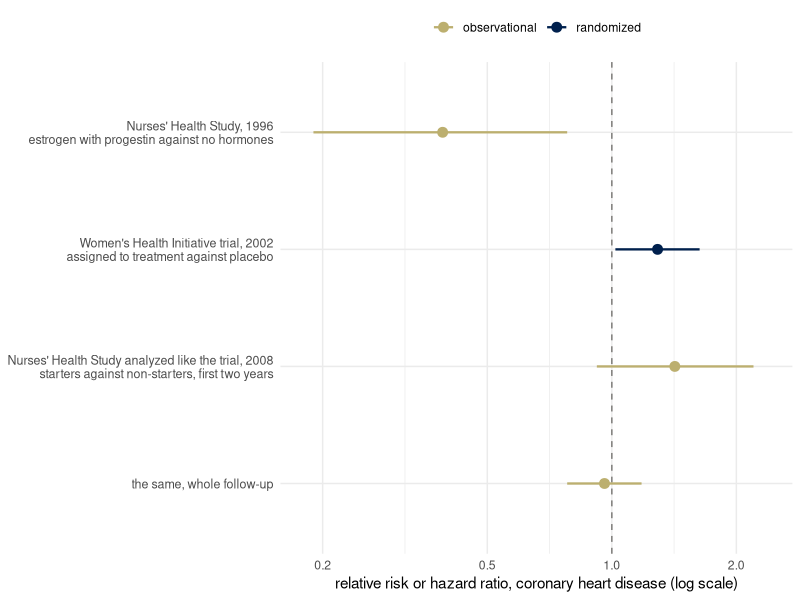
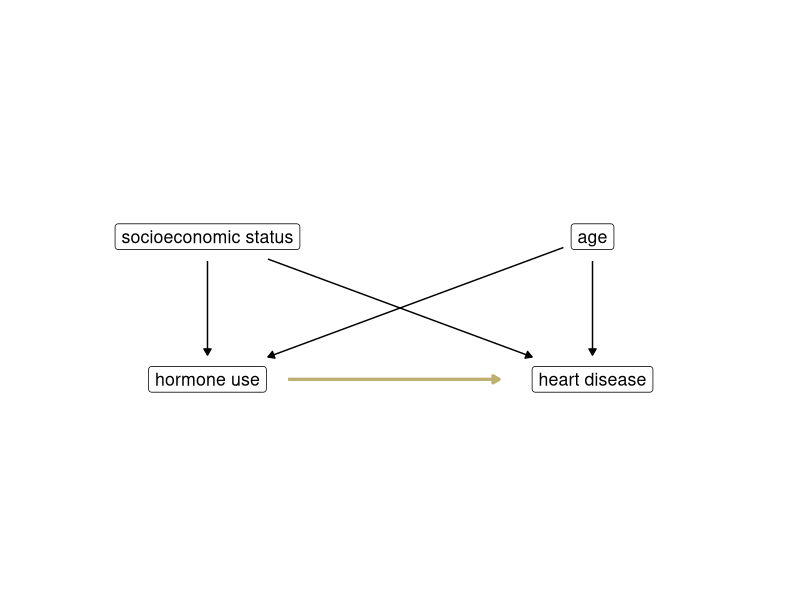
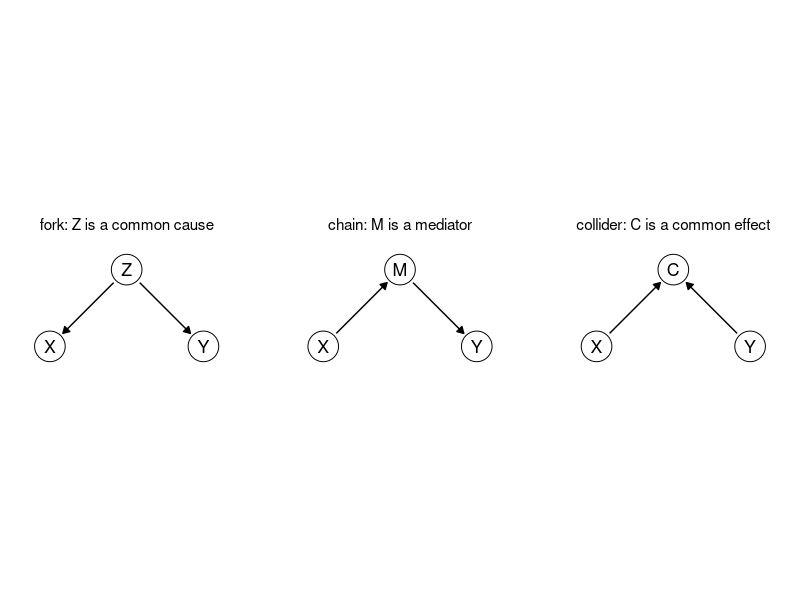
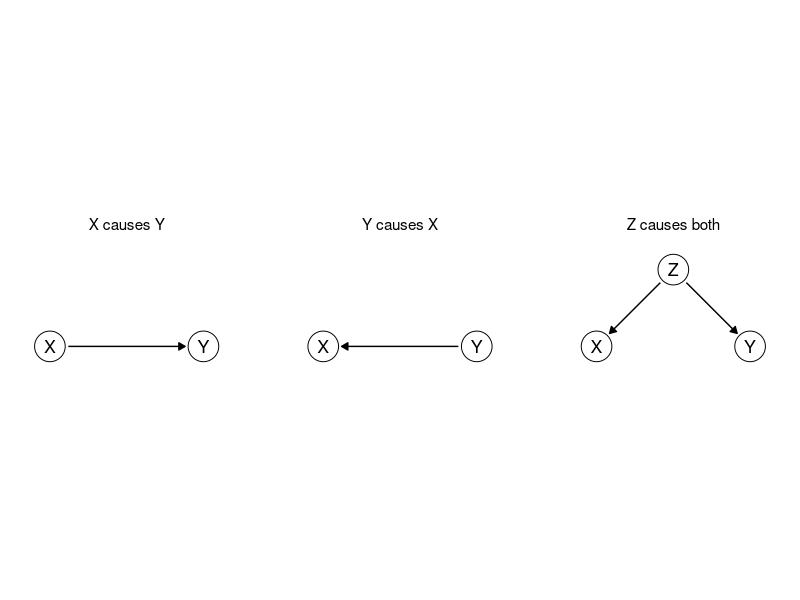
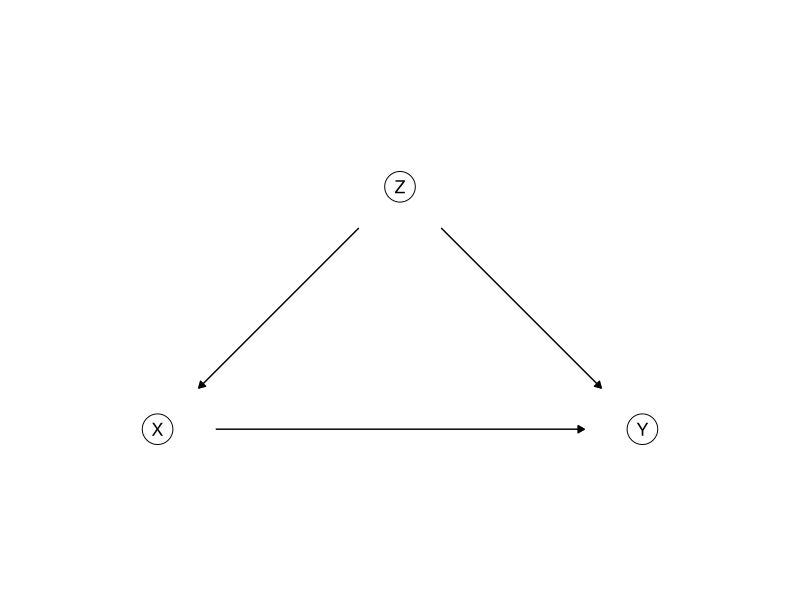
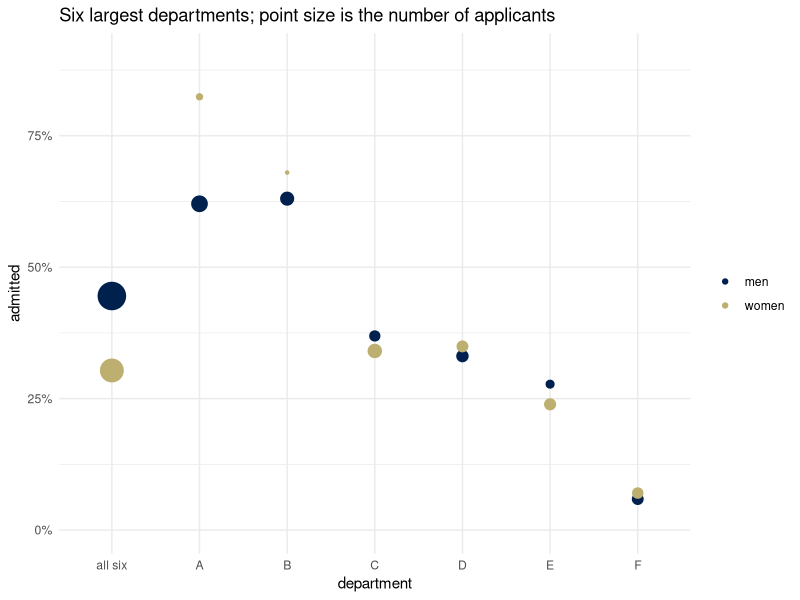
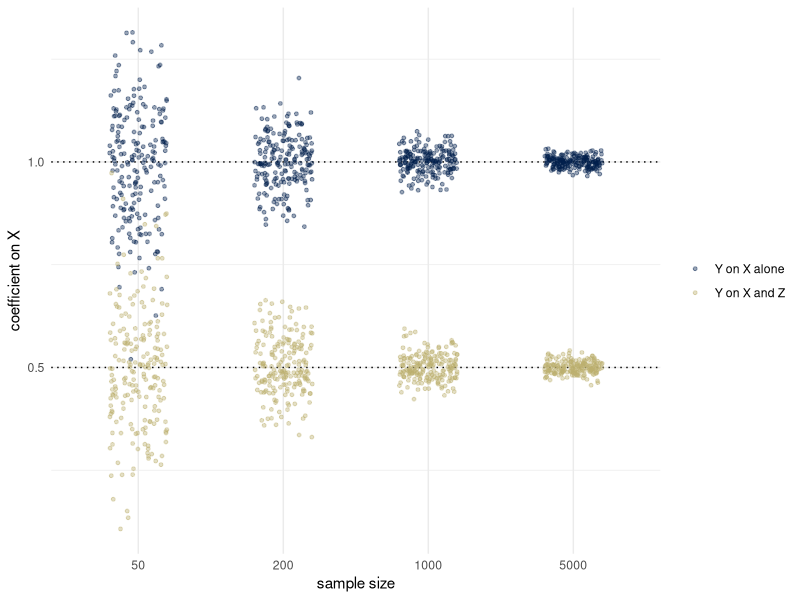
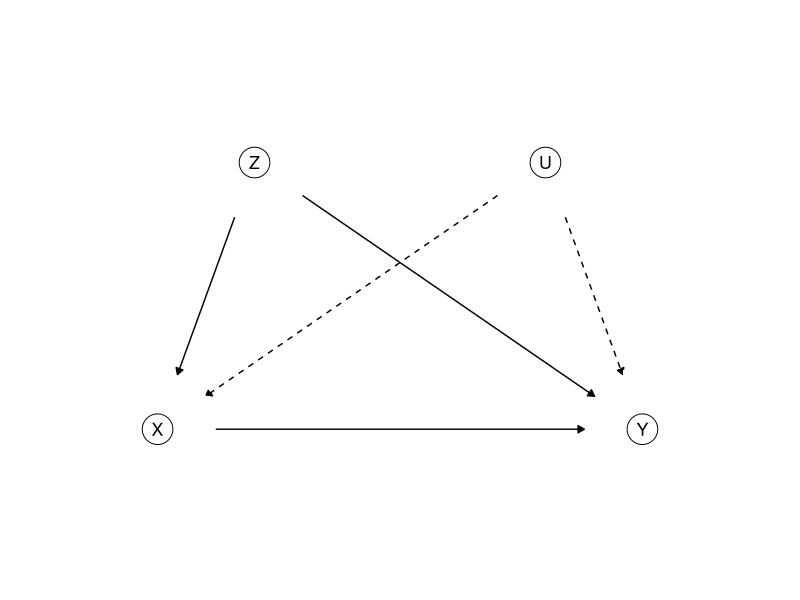

The R source for these figures, in order:
## ---- chunk 1
library(ggplot2)
library(dplyr)
theme_set(theme_minimal())
# cividis: viridisLite::cividis(9)[c(1, 3, 5, 6, 7, 9)]
navy <- "#00204D"; slate <- "#414D6B"; cgray <- "#7C7B78"; khaki <- "#9B9477"; gold <- "#BCAF6F"; yellow <- "#FFEA46"
two <- c(navy, gold)               # the two groups, wherever there are two

# Causal graphs. Nodes are letters in circles, or words in boxes (boxes = TRUE).
# Arrows are drawn last, so that a slightly short estimate of a node's size cannot
# hide an arrowhead. Arrows listed in `dashed` are dashed (an unobserved variable's
# influence); arrows listed in `highlight` are gold. r is the circle radius in data
# units; k the width of one character per unit of text size. One panel per `panel`.
draw_dag <- function(nodes, edges, dashed = character(0), highlight = character(0), boxes = FALSE,
                     text_size = 4.5, r = 0.22, k = 0.02, xlim = c(-0.5, 2.5), ylim = c(-0.4, 1.4)) {
  if (!"panel" %in% names(nodes)) { nodes$panel <- ""; edges$panel <- "" }
  nodes$hw <- if (boxes) 0.5 * k * nchar(as.character(nodes$name)) * text_size + 0.05 else r
  nodes$hh <- if (boxes) 0.15 else r
  e <- edges |>
    left_join(nodes, by = c("panel", "from" = "name")) |>
    rename(x0 = x, y0 = y, hw0 = hw, hh0 = hh) |>
    left_join(nodes, by = c("panel", "to" = "name")) |>
    mutate(dx = x - x0, dy = y - y0, len = sqrt(dx^2 + dy^2), ux = dx / len, uy = dy / len,
           s0 = if (boxes) pmin(hw0 / pmax(abs(ux), 1e-9), hh0 / pmax(abs(uy), 1e-9)) else hw0,
           s1 = if (boxes) pmin(hw / pmax(abs(ux), 1e-9), hh / pmax(abs(uy), 1e-9)) else hw,
           xs = x0 + (s0 + 0.02) * ux, ys = y0 + (s0 + 0.02) * uy,
           xe = x - (s1 + 0.02) * ux, ye = y - (s1 + 0.02) * uy,
           style = ifelse(paste(from, to) %in% dashed, "dashed", "solid"),
           col = ifelse(paste(from, to) %in% highlight, "#BCAF6F", "black"))
  p <- ggplot()
  p <- if (boxes) {
    p + geom_label(data = nodes, aes(x, y, label = name), size = text_size, label.padding = unit(0.3, "lines"))
  } else {
    p + geom_point(data = nodes, aes(x, y), size = 10, shape = 21, fill = "white") +
      geom_text(data = nodes, aes(x, y, label = name), size = text_size, parse = TRUE)
  }
  p + geom_segment(data = e, aes(x = xs, y = ys, xend = xe, yend = ye, linetype = style, color = col),
                   arrow = arrow(length = unit(0.18, "cm"), type = "closed"),
                   linewidth = ifelse(e$col == "black", 0.5, 1.1), show.legend = FALSE) +
    scale_linetype_identity() + scale_color_identity() +
    facet_wrap(~ panel, nrow = 1) +
    coord_fixed(xlim = xlim, ylim = ylim) +
    theme_void() +
    theme(strip.text = element_text(size = 11), panel.spacing = unit(1, "lines"))
}
## ---- chunk 2
hrt <- data.frame(
  label = c("Nurses' Health Study, 1996\nestrogen with progestin against no hormones",
            "Women's Health Initiative trial, 2002\nassigned to treatment against placebo",
            "Nurses' Health Study analyzed like the trial, 2008\nstarters against non-starters, first two years",
            "the same, whole follow-up"),
  est = c(0.39, 1.29, 1.42, 0.96), lo = c(0.19, 1.02, 0.92, 0.78), hi = c(0.78, 1.63, 2.20, 1.18),
  design = c("observational", "randomized", "observational", "observational"))
hrt$label <- factor(hrt$label, levels = rev(hrt$label))
ggplot(hrt, aes(est, label, color = design)) +
  geom_vline(xintercept = 1, linetype = "dashed", color = cgray) +
  geom_linerange(aes(xmin = lo, xmax = hi), linewidth = 0.8) +
  geom_point(size = 3) +
  scale_color_manual(values = c(observational = gold, randomized = navy)) +
  scale_x_log10(breaks = c(0.2, 0.5, 1, 2), limits = c(0.18, 2.4)) +
  labs(x = "relative risk or hazard ratio, coronary heart disease (log scale)", y = NULL, color = NULL) +
  theme(legend.position = "top", axis.text.y = element_text(size = 9))
## ---- chunk 3
draw_dag(data.frame(name = c("socioeconomic status", "age", "hormone use", "heart disease"),
                    x = c(0, 2.7, 0, 2.7), y = c(1, 1, 0, 0)),
         data.frame(from = c("socioeconomic status", "socioeconomic status", "age", "age", "hormone use"),
                    to = c("hormone use", "heart disease", "hormone use", "heart disease", "heart disease")),
         highlight = "hormone use heart disease", boxes = TRUE, xlim = c(-1.2, 3.9), ylim = c(-0.25, 1.25))
## ---- chunk 4
shapes <- c("fork: Z is a common cause", "chain: M is a mediator", "collider: C is a common effect")
nodes <- data.frame(panel = rep(shapes, each = 3),
                    name = c("Z", "X", "Y", "M", "X", "Y", "C", "X", "Y"),
                    x = rep(c(1, 0, 2), 3), y = rep(c(1, 0, 0), 3))
edges <- data.frame(panel = rep(shapes, each = 2),
                    from = c("Z", "Z", "X", "M", "X", "Y"),
                    to = c("X", "Y", "M", "Y", "C", "C"))
nodes$panel <- factor(nodes$panel, levels = shapes); edges$panel <- factor(edges$panel, levels = shapes)
draw_dag(nodes, edges)
## ---- chunk 5
pics <- c("X causes Y", "Y causes X", "Z causes both")
nodes <- data.frame(panel = c(pics[1], pics[1], pics[2], pics[2], pics[3], pics[3], pics[3]),
                    name = c("X", "Y", "X", "Y", "Z", "X", "Y"),
                    x = c(0, 2, 0, 2, 1, 0, 2), y = c(0, 0, 0, 0, 1, 0, 0))
edges <- data.frame(panel = c(pics[1], pics[2], pics[3], pics[3]),
                    from = c("X", "Y", "Z", "Z"), to = c("Y", "X", "X", "Y"))
nodes$panel <- factor(nodes$panel, levels = pics); edges$panel <- factor(edges$panel, levels = pics)
draw_dag(nodes, edges)
## ---- chunk 6
draw_dag(data.frame(name = c("Z", "X", "Y"), x = c(1, 0, 2), y = c(1, 0, 0)),
         data.frame(from = c("Z", "Z", "X"), to = c("X", "Y", "Y")))
## ---- chunk 7
ucb <- as.data.frame(UCBAdmissions) |>
  group_by(Dept, Gender) |>
  summarize(applied = sum(Freq), admitted = sum(Freq[Admit == "Admitted"]), .groups = "drop") |>
  mutate(rate = admitted / applied, Dept = as.character(Dept))
overall <- as.data.frame(UCBAdmissions) |>
  group_by(Gender) |>
  summarize(applied = sum(Freq), admitted = sum(Freq[Admit == "Admitted"]), .groups = "drop") |>
  mutate(rate = admitted / applied, Dept = "all six")
bind_rows(ucb, overall) |>
  mutate(Dept = factor(Dept, levels = c("all six", LETTERS[1:6]))) |>
  ggplot(aes(Dept, rate, color = Gender, size = applied)) +
  geom_point() +
  scale_color_manual(values = two, labels = c("men", "women")) +
  scale_size_area(max_size = 9, guide = "none") +
  scale_y_continuous(labels = scales::percent, limits = c(0, 0.9)) +
  labs(x = "department", y = "admitted", color = NULL,
       title = "Six largest departments; point size is the number of applicants")
## ---- chunk 8
set.seed(3)
n <- 5000
Z <- rnorm(n)
X <- 1 * Z + rnorm(n)
Y <- 0.5 * X + 1 * Z + rnorm(n)
coef(lm(Y ~ X))["X"]        # Y on X alone
coef(lm(Y ~ X + Z))["X"]    # Y on X and Z
## ---- chunk 9
Y_do1 <- 0.5 * 1 + 1 * Z + rnorm(n)     # everyone gets X = 1; Z untouched
Y_do0 <- 0.5 * 0 + 1 * Z + rnorm(n)     # everyone gets X = 0
mean(Y_do1) - mean(Y_do0)
## ---- chunk 10
one_sample <- function(n) {
  Z <- rnorm(n)
  X <- Z + rnorm(n)
  Y <- 0.5 * X + Z + rnorm(n)
  c(coef(lm(Y ~ X))[2], coef(lm(Y ~ X + Z))[2])
}
sims <- bind_rows(lapply(c(50, 200, 1000, 5000), function(n) {
  est <- replicate(200, one_sample(n))      # 2 rows, 200 columns
  data.frame(n = n, slope = c(est[1, ], est[2, ]),
             fit = rep(c("Y on X alone", "Y on X and Z"), each = 200))
}))
ggplot(sims, aes(factor(n), slope, color = fit)) +
  geom_hline(yintercept = c(0.5, 1), linetype = "dotted") +
  geom_jitter(width = 0.2, height = 0, alpha = 0.4, size = 1) +
  scale_color_manual(values = two, name = NULL) +
  labs(x = "sample size", y = "coefficient on X")
## ---- chunk 11
draw_dag(data.frame(name = c("Z", "U", "X", "Y"), x = c(0.4, 1.6, 0, 2), y = c(1.1, 1.1, 0, 0)),
         data.frame(from = c("Z", "Z", "U", "U", "X"), to = c("X", "Y", "X", "Y", "Y")),
         dashed = c("U X", "U Y"))
## ---- chunk 12
draw_dag(data.frame(name = c("funding", "goes to the club", "attendance", "test results", "family circumstances"),
                    x = c(-0.9, 0.5, 1.45, 2.45, 1.45), y = c(0.6, 0.6, -0.05, 0.6, 1.3)),
         data.frame(from = c("funding", "goes to the club", "goes to the club", "attendance",
                             "family circumstances", "family circumstances"),
                    to = c("goes to the club", "attendance", "test results", "test results",
                           "goes to the club", "test results")),
         boxes = TRUE, xlim = c(-1.6, 3.3), ylim = c(-0.3, 1.55))
